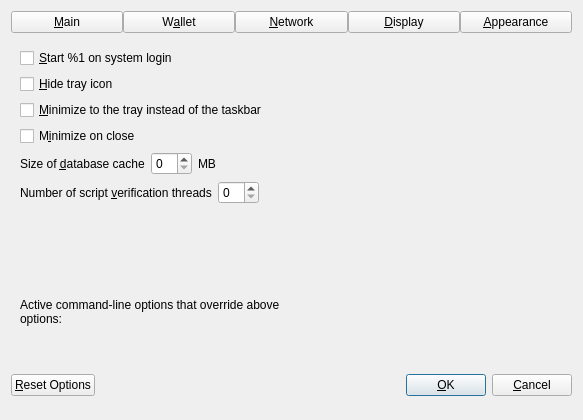
<?xml version="1.0" encoding="UTF-8"?>
<ui version="4.0">
 <class>OptionsDialog</class>
 <widget class="QDialog" name="OptionsDialog">
  <property name="geometry">
   <rect>
    <x>0</x>
    <y>0</y>
    <width>583</width>
    <height>420</height>
   </rect>
  </property>
  <property name="sizePolicy">
   <sizepolicy hsizetype="Fixed" vsizetype="Fixed">
    <horstretch>0</horstretch>
    <verstretch>0</verstretch>
   </sizepolicy>
  </property>
  <property name="windowTitle">
   <string>Options</string>
  </property>
  <property name="modal">
   <bool>true</bool>
  </property>
  <layout class="QVBoxLayout" name="verticalLayout">
   <item>
    <layout class="QHBoxLayout" name="horizontalLayout_Buttons_2">
     <property name="spacing">
      <number>0</number>
     </property>
     <property name="topMargin">
      <number>0</number>
     </property>
     <item>
      <widget class="QPushButton" name="btnMain">
       <property name="text">
        <string>&amp;Main</string>
       </property>
       <property name="checkable">
        <bool>true</bool>
       </property>
      </widget>
     </item>
     <item>
      <widget class="QPushButton" name="btnWallet">
       <property name="text">
        <string>W&amp;allet</string>
       </property>
       <property name="checkable">
        <bool>true</bool>
       </property>
      </widget>
     </item>


     <item>
      <widget class="QPushButton" name="btnNetwork">
       <property name="text">
        <string>&amp;Network</string>
       </property>
       <property name="checkable">
        <bool>true</bool>
       </property>
      </widget>
     </item>
     <item>
      <widget class="QPushButton" name="btnDisplay">
       <property name="text">
        <string>&amp;Display</string>
       </property>
       <property name="checkable">
        <bool>true</bool>
       </property>
      </widget>
     </item>
     <item>
      <widget class="QPushButton" name="btnAppearance">
       <property name="text">
        <string>&amp;Appearance</string>
       </property>
       <property name="checkable">
        <bool>true</bool>
       </property>
      </widget>
     </item>
    </layout>
   </item>
   <item>
    <widget class="QStackedWidget" name="stackedWidgetOptions">
     <property name="minimumSize">
      <size>
       <width>0</width>
       <height>0</height>
      </size>
     </property>
     <property name="currentIndex">
      <number>5</number>
     </property>
     <widget class="QWidget" name="pageMain">
      <layout class="QVBoxLayout" name="verticalLayout_Main">
       <item>
        <widget class="QCheckBox" name="bitcoinAtStartup">
         <property name="toolTip">
          <string>Automatically start %1 after logging in to the system.</string>
         </property>
         <property name="text">
          <string>&amp;Start %1 on system login</string>
         </property>
        </widget>
       </item>
       <item>
        <widget class="QCheckBox" name="hideTrayIcon">
         <property name="toolTip">
          <string>Hide the icon from the system tray.</string>
         </property>
         <property name="text">
          <string>&amp;Hide tray icon</string>
         </property>
        </widget>
       </item>
       <item>
        <widget class="QCheckBox" name="minimizeToTray">
         <property name="toolTip">
          <string>Show only a tray icon after minimizing the window.</string>
         </property>
         <property name="text">
          <string>&amp;Minimize to the tray instead of the taskbar</string>
         </property>
        </widget>
       </item>
       <item>
        <widget class="QCheckBox" name="minimizeOnClose">
         <property name="toolTip">
          <string>Minimize instead of exit the application when the window is closed. When this option is enabled, the application will be closed only after selecting Exit in the menu.</string>
         </property>
         <property name="text">
          <string>M&amp;inimize on close</string>
         </property>
        </widget>
       </item>
       <item>
        <layout class="QHBoxLayout" name="horizontalLayout_2_Main">
         <item>
          <widget class="QLabel" name="databaseCacheLabel">
           <property name="text">
            <string>Size of &amp;database cache</string>
           </property>
           <property name="textFormat">
            <enum>Qt::PlainText</enum>
           </property>
           <property name="buddy">
            <cstring>databaseCache</cstring>
           </property>
          </widget>
         </item>
         <item>
          <widget class="QSpinBox" name="databaseCache"/>
         </item>
         <item>
          <widget class="QLabel" name="databaseCacheUnitLabel">
           <property name="text">
            <string>MB</string>
           </property>
           <property name="textFormat">
            <enum>Qt::PlainText</enum>
           </property>
          </widget>
         </item>
         <item>
          <spacer name="horizontalSpacer_2_Main">
           <property name="orientation">
            <enum>Qt::Horizontal</enum>
           </property>
           <property name="sizeHint" stdset="0">
            <size>
             <width>40</width>
             <height>20</height>
            </size>
           </property>
          </spacer>
         </item>
        </layout>
       </item>
       <item>
        <layout class="QHBoxLayout" name="horizontalLayout_3_Main">
         <item>
          <widget class="QLabel" name="threadsScriptVerifLabel">
           <property name="text">
            <string>Number of script &amp;verification threads</string>
           </property>
           <property name="textFormat">
            <enum>Qt::PlainText</enum>
           </property>
           <property name="buddy">
            <cstring>threadsScriptVerif</cstring>
           </property>
          </widget>
         </item>
         <item>
          <widget class="QSpinBox" name="threadsScriptVerif">
           <property name="toolTip">
            <string>(0 = auto, &lt;0 = leave that many cores free)</string>
           </property>
          </widget>
         </item>
         <item>
          <spacer name="horizontalSpacer_3_Main">
           <property name="orientation">
            <enum>Qt::Horizontal</enum>
           </property>
           <property name="sizeHint" stdset="0">
            <size>
             <width>40</width>
             <height>20</height>
            </size>
           </property>
          </spacer>
         </item>
        </layout>
       </item>
       <item>
        <spacer name="verticalSpacer_Main">
         <property name="orientation">
          <enum>Qt::Vertical</enum>
         </property>
         <property name="sizeHint" stdset="0">
          <size>
           <width>20</width>
           <height>40</height>
          </size>
         </property>
        </spacer>
       </item>
      </layout>
     </widget>
     <widget class="QWidget" name="pageWallet">
      <layout class="QVBoxLayout" name="verticalLayout_Wallet">
       <item>
         <layout class="QVBoxLayout" name="verticalLayout_2">
          <item>
           <widget class="QCheckBox" name="coinControlFeatures">
            <property name="toolTip">
             <string>Whether to show coin control features or not.</string>
            </property>
            <property name="text">
             <string>Enable coin &amp;control features</string>
            </property>
           </widget>
          </item>
          <item>
           <widget class="QCheckBox" name="showMasternodesTab">
            <property name="toolTip">
             <string>Show additional tab listing all your masternodes in first sub-tab&lt;br/&gt;and all masternodes on the network in second sub-tab.</string>
            </property>
            <property name="text">
             <string>Show Masternodes Tab</string>
            </property>
           </widget>
          </item>
          <item>
           <widget class="QCheckBox" name="spendZeroConfChange">
            <property name="toolTip">
             <string>If you disable the spending of unconfirmed change, the change from a transaction&lt;br/&gt;cannot be used until that transaction has at least one confirmation.&lt;br/&gt;This also affects how your balance is computed.</string>
            </property>
            <property name="text">
             <string>&amp;Spend unconfirmed change</string>
            </property>
           </widget>
          </item>

         </layout>
       </item>
       <item>
        <spacer name="verticalSpacer_Wallet">
         <property name="orientation">
          <enum>Qt::Vertical</enum>
         </property>
         <property name="sizeHint" stdset="0">
          <size>
           <width>20</width>
           <height>40</height>
          </size>
         </property>
        </spacer>
       </item>
      </layout>
     </widget>
 
     <widget class="QWidget" name="pageNetwork">
      <layout class="QVBoxLayout" name="verticalLayout_Network">
       <item>
        <widget class="QCheckBox" name="mapPortUpnp">
         <property name="toolTip">
          <string>Automatically open the KII Core client port on the router. This only works when your router supports UPnP and it is enabled.</string>
         </property>
         <property name="text">
          <string>Map port using &amp;UPnP</string>
         </property>
        </widget>
       </item>
       <item>
        <widget class="QCheckBox" name="allowIncoming">
         <property name="toolTip">
          <string>Accept connections from outside.</string>
         </property>
         <property name="text">
          <string>Allow incomin&amp;g connections</string>
         </property>
        </widget>
       </item>
       <item>
        <widget class="QCheckBox" name="connectSocks">
         <property name="toolTip">
          <string>Connect to the KII network through a SOCKS5 proxy.</string>
         </property>
         <property name="text">
          <string>&amp;Connect through SOCKS5 proxy (default proxy):</string>
         </property>
        </widget>
       </item>
       <item>
        <layout class="QHBoxLayout" name="horizontalLayout_1_Network">
         <item>
          <widget class="QLabel" name="proxyIpLabel">
           <property name="text">
            <string>Proxy &amp;IP:</string>
           </property>
           <property name="textFormat">
            <enum>Qt::PlainText</enum>
           </property>
           <property name="buddy">
            <cstring>proxyIp</cstring>
           </property>
          </widget>
         </item>
         <item>
          <widget class="QValidatedLineEdit" name="proxyIp">
           <property name="minimumSize">
            <size>
             <width>140</width>
             <height>0</height>
            </size>
           </property>
           <property name="maximumSize">
            <size>
             <width>140</width>
             <height>16777215</height>
            </size>
           </property>
           <property name="toolTip">
            <string>IP address of the proxy (e.g. IPv4: 127.0.0.1 / IPv6: ::1)</string>
           </property>
          </widget>
         </item>
         <item>
          <widget class="QLabel" name="proxyPortLabel">
           <property name="text">
            <string>&amp;Port:</string>
           </property>
           <property name="textFormat">
            <enum>Qt::PlainText</enum>
           </property>
           <property name="buddy">
            <cstring>proxyPort</cstring>
           </property>
          </widget>
         </item>
         <item>
          <widget class="QLineEdit" name="proxyPort">
           <property name="minimumSize">
            <size>
             <width>60</width>
             <height>0</height>
            </size>
           </property>
           <property name="maximumSize">
            <size>
             <width>60</width>
             <height>16777215</height>
            </size>
           </property>
           <property name="toolTip">
            <string>Port of the proxy (e.g. 9050)</string>
           </property>
          </widget>
         </item>
         <item>
          <spacer name="horizontalSpacer_1_Network">
           <property name="orientation">
            <enum>Qt::Horizontal</enum>
           </property>
           <property name="sizeHint" stdset="0">
            <size>
             <width>40</width>
             <height>20</height>
            </size>
           </property>
          </spacer>
         </item>
        </layout>
       </item>
       <item>
        <layout class="QHBoxLayout" name="horizontalLayout_2_Network">
         <item>
          <widget class="QLabel" name="proxyActiveNets">
           <property name="text">
            <string>Used for reaching peers via:</string>
           </property>
           <property name="textFormat">
            <enum>Qt::PlainText</enum>
           </property>
          </widget>
         </item>
         <item>
          <widget class="QCheckBox" name="proxyReachIPv4">
           <property name="enabled">
            <bool>false</bool>
           </property>
           <property name="toolTip">
            <string>Shows if the supplied default SOCKS5 proxy is used to reach peers via this network type.</string>
           </property>
           <property name="text">
            <string>IPv4</string>
           </property>
          </widget>
         </item>
         <item>
          <widget class="QCheckBox" name="proxyReachIPv6">
           <property name="enabled">
            <bool>false</bool>
           </property>
           <property name="toolTip">
            <string>Shows if the supplied default SOCKS5 proxy is used to reach peers via this network type.</string>
           </property>
           <property name="text">
            <string>IPv6</string>
           </property>
          </widget>
         </item>
         <item>
          <widget class="QCheckBox" name="proxyReachTor">
           <property name="enabled">
            <bool>false</bool>
           </property>
           <property name="toolTip">
            <string>Shows if the supplied default SOCKS5 proxy is used to reach peers via this network type.</string>
           </property>
           <property name="text">
            <string>Tor</string>
           </property>
          </widget>
         </item>
         <item>
          <spacer name="horizontalSpacer_2_Network">
           <property name="orientation">
            <enum>Qt::Horizontal</enum>
           </property>
           <property name="sizeHint" stdset="0">
            <size>
             <width>40</width>
             <height>20</height>
            </size>
           </property>
          </spacer>
         </item>
        </layout>
       </item>
       <item>
        <widget class="QCheckBox" name="connectSocksTor">
         <property name="toolTip">
          <string>Connect to the KII network through a separate SOCKS5 proxy for Tor hidden services.</string>
         </property>
         <property name="text">
          <string>Use separate SOCKS&amp;5 proxy to reach peers via Tor hidden services:</string>
         </property>
        </widget>
       </item>
       <item>
        <layout class="QHBoxLayout" name="horizontalLayout_3_Network">
         <item>
          <widget class="QLabel" name="proxyIpTorLabel">
           <property name="text">
            <string>Proxy &amp;IP:</string>
           </property>
           <property name="textFormat">
            <enum>Qt::PlainText</enum>
           </property>
           <property name="buddy">
            <cstring>proxyIpTor</cstring>
           </property>
          </widget>
         </item>
         <item>
          <widget class="QValidatedLineEdit" name="proxyIpTor">
           <property name="minimumSize">
            <size>
             <width>140</width>
             <height>0</height>
            </size>
           </property>
           <property name="maximumSize">
            <size>
             <width>140</width>
             <height>16777215</height>
            </size>
           </property>
           <property name="toolTip">
            <string>IP address of the proxy (e.g. IPv4: 127.0.0.1 / IPv6: ::1)</string>
           </property>
          </widget>
         </item>
         <item>
          <widget class="QLabel" name="proxyPortTorLabel">
           <property name="text">
            <string>&amp;Port:</string>
           </property>
           <property name="textFormat">
            <enum>Qt::PlainText</enum>
           </property>
           <property name="buddy">
            <cstring>proxyPortTor</cstring>
           </property>
          </widget>
         </item>
         <item>
          <widget class="QLineEdit" name="proxyPortTor">
           <property name="minimumSize">
            <size>
             <width>60</width>
             <height>0</height>
            </size>
           </property>
           <property name="maximumSize">
            <size>
             <width>60</width>
             <height>16777215</height>
            </size>
           </property>
           <property name="toolTip">
            <string>Port of the proxy (e.g. 9050)</string>
           </property>
          </widget>
         </item>
         <item>
          <spacer name="horizontalSpacer_4_Network">
           <property name="orientation">
            <enum>Qt::Horizontal</enum>
           </property>
           <property name="sizeHint" stdset="0">
            <size>
             <width>40</width>
             <height>20</height>
            </size>
           </property>
          </spacer>
         </item>
        </layout>
       </item>
       <item>
        <spacer name="verticalSpacer_Network">
         <property name="orientation">
          <enum>Qt::Vertical</enum>
         </property>
         <property name="sizeHint" stdset="0">
          <size>
           <width>20</width>
           <height>40</height>
          </size>
         </property>
        </spacer>
       </item>
      </layout>
     </widget>
     <widget class="QWidget" name="pageDisplay">
      <layout class="QVBoxLayout" name="verticalLayout_Display">
       <item>
        <layout class="QHBoxLayout" name="horizontalLayout_1_Display">
         <item>
          <widget class="QLabel" name="langLabel">
           <property name="text">
            <string>User Interface &amp;language:</string>
           </property>
           <property name="textFormat">
            <enum>Qt::PlainText</enum>
           </property>
           <property name="buddy">
            <cstring>lang</cstring>
           </property>
          </widget>
         </item>
         <item>
          <widget class="QValueComboBox" name="lang">
           <property name="toolTip">
            <string>The user interface language can be set here. This setting will take effect after restarting %1.</string>
           </property>
          </widget>
         </item>
        </layout>
       </item>
       <item>
        <widget class="QLabel" name="label_3">
         <property name="toolTip">
          <string notr="true"/>
         </property>
         <property name="statusTip">
          <string notr="true"/>
         </property>
         <property name="whatsThis">
          <string notr="true"/>
         </property>
         <property name="accessibleName">
          <string notr="true"/>
         </property>
         <property name="text">
          <string>Language missing or translation incomplete? Help contributing translations here:
https://www.transifex.com/projects/p/kii/</string>
         </property>
         <property name="wordWrap">
          <bool>true</bool>
         </property>
         <property name="openExternalLinks">
          <bool>true</bool>
         </property>
         <property name="textInteractionFlags">
          <set>Qt::TextBrowserInteraction</set>
         </property>
        </widget>
       </item>
       <item>
        <widget class="Line" name="line">
         <property name="orientation">
          <enum>Qt::Horizontal</enum>
         </property>
        </widget>
       </item>
       <item>
        <layout class="QHBoxLayout" name="horizontalLayout_2_Display">
         <item>
          <widget class="QLabel" name="unitLabel">
           <property name="text">
            <string>&amp;Unit to show amounts in:</string>
           </property>
           <property name="textFormat">
            <enum>Qt::PlainText</enum>
           </property>
           <property name="buddy">
            <cstring>unit</cstring>
           </property>
          </widget>
         </item>
         <item>
          <widget class="QValueComboBox" name="unit">
           <property name="toolTip">
            <string>Choose the default subdivision unit to show in the interface and when sending coins.</string>
           </property>
          </widget>
         </item>
        </layout>
       </item>
       <item>
        <layout class="QHBoxLayout" name="horizontalLayout_5_Display">
         <item>
          <widget class="QLabel" name="digitsLabel">
           <property name="text">
            <string>Decimal digits</string>
           </property>
          </widget>
         </item>
         <item>
          <widget class="QValueComboBox" name="digits"/>
         </item>
        </layout>
       </item>
       <item>
        <layout class="QHBoxLayout" name="horizontalLayout_3_Display">
         <item>
          <widget class="QLabel" name="thirdPartyTxUrlsLabel">
           <property name="toolTip">
            <string>Third party URLs (e.g. a block explorer) that appear in the transactions tab as context menu items.&lt;br/&gt;%s in the URL is replaced by transaction hash. Multiple URLs are separated by vertical bar |.</string>
           </property>
           <property name="text">
            <string>&amp;Third party transaction URLs</string>
           </property>
           <property name="buddy">
            <cstring>thirdPartyTxUrls</cstring>
           </property>
          </widget>
         </item>
         <item>
          <widget class="QLineEdit" name="thirdPartyTxUrls">
           <property name="toolTip">
            <string>Third party URLs (e.g. a block explorer) that appear in the transactions tab as context menu items.&lt;br/&gt;%s in the URL is replaced by transaction hash. Multiple URLs are separated by vertical bar |.</string>
           </property>
          </widget>
         </item>
        </layout>
       </item>
       <item>
        <spacer name="verticalSpacer">
         <property name="orientation">
          <enum>Qt::Vertical</enum>
         </property>
         <property name="sizeHint" stdset="0">
          <size>
           <width>20</width>
           <height>40</height>
          </size>
         </property>
        </spacer>
       </item>
      </layout>
     </widget>
     <widget class="QWidget" name="pageAppearance">
      <layout class="QVBoxLayout" name="verticalLayout_3">
       <item>
        <widget class="QWidget" name="widgetAppearance" native="true"/>
       </item>
       <item>
        <spacer name="verticalSpacer_2">
         <property name="orientation">
          <enum>Qt::Vertical</enum>
         </property>
         <property name="sizeHint" stdset="0">
          <size>
           <width>20</width>
           <height>40</height>
          </size>
         </property>
        </spacer>
       </item>
      </layout>
     </widget>
    </widget>
   </item>
   <item>
    <widget class="QFrame" name="frame">
     <layout class="QVBoxLayout" name="verticalLayout_Bottom">
      <item>
       <layout class="QHBoxLayout" name="horizontalLayout_Bottom">
        <item>
         <widget class="QLabel" name="overriddenByCommandLineInfoLabel">
          <property name="text">
           <string>Active command-line options that override above options:</string>
          </property>
          <property name="textFormat">
           <enum>Qt::PlainText</enum>
          </property>
          <property name="wordWrap">
           <bool>true</bool>
          </property>
         </widget>
        </item>
        <item>
         <spacer name="horizontalSpacer_Bottom">
          <property name="orientation">
           <enum>Qt::Horizontal</enum>
          </property>
          <property name="sizeHint" stdset="0">
           <size>
            <width>40</width>
            <height>20</height>
           </size>
          </property>
         </spacer>
        </item>
       </layout>
      </item>
      <item>
       <widget class="QLabel" name="overriddenByCommandLineLabel">
        <property name="text">
         <string/>
        </property>
        <property name="textFormat">
         <enum>Qt::PlainText</enum>
        </property>
        <property name="wordWrap">
         <bool>true</bool>
        </property>
       </widget>
      </item>
     </layout>
    </widget>
   </item>
   <item>
    <layout class="QHBoxLayout" name="horizontalLayout_Buttons">
     <item>
      <widget class="QPushButton" name="resetButton">
       <property name="toolTip">
        <string>Reset all client options to default.</string>
       </property>
       <property name="text">
        <string>&amp;Reset Options</string>
       </property>
       <property name="autoDefault">
        <bool>false</bool>
       </property>
      </widget>
     </item>
     <item>
      <spacer name="horizontalSpacer_1">
       <property name="orientation">
        <enum>Qt::Horizontal</enum>
       </property>
       <property name="sizeHint" stdset="0">
        <size>
         <width>40</width>
         <height>48</height>
        </size>
       </property>
      </spacer>
     </item>
     <item>
      <widget class="QLabel" name="statusLabel">
       <property name="minimumSize">
        <size>
         <width>200</width>
         <height>0</height>
        </size>
       </property>
       <property name="text">
        <string/>
       </property>
       <property name="textFormat">
        <enum>Qt::PlainText</enum>
       </property>
       <property name="wordWrap">
        <bool>true</bool>
       </property>
      </widget>
     </item>
     <item>
      <spacer name="horizontalSpacer_2">
       <property name="orientation">
        <enum>Qt::Horizontal</enum>
       </property>
       <property name="sizeHint" stdset="0">
        <size>
         <width>40</width>
         <height>48</height>
        </size>
       </property>
      </spacer>
     </item>
     <item>
      <widget class="QPushButton" name="okButton">
       <property name="text">
        <string>&amp;OK</string>
       </property>
       <property name="autoDefault">
        <bool>false</bool>
       </property>
       <property name="default">
        <bool>true</bool>
       </property>
      </widget>
     </item>
     <item>
      <widget class="QPushButton" name="cancelButton">
       <property name="text">
        <string>&amp;Cancel</string>
       </property>
       <property name="autoDefault">
        <bool>false</bool>
       </property>
      </widget>
     </item>
    </layout>
   </item>
  </layout>
 </widget>
 <customwidgets>
  <customwidget>
   <class>QValidatedLineEdit</class>
   <extends>QLineEdit</extends>
   <header>qt/qvalidatedlineedit.h</header>
  </customwidget>
  <customwidget>
   <class>QValueComboBox</class>
   <extends>QComboBox</extends>
   <header>qt/qvaluecombobox.h</header>
  </customwidget>
 </customwidgets>
 <resources/>
 <connections/>
</ui>
